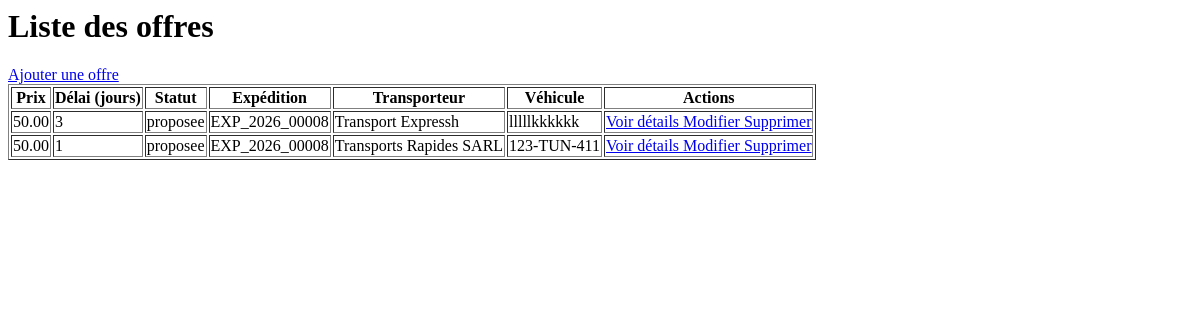
Page /offres/list/ on the earlier database version.
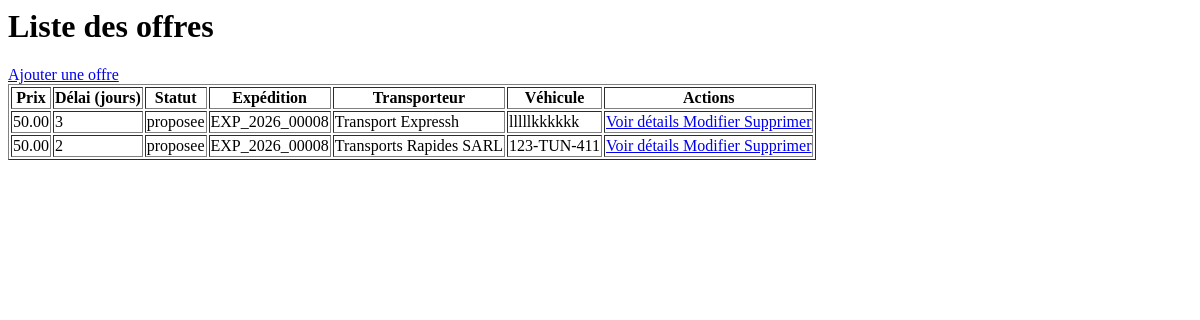
Same page on the later database version.
### offre_App/models.py (models this page shows, shortened)
class Offre(models.Model):
    STATUT_CHOICES = [
        ('proposee', 'Proposée'),
        ('acceptee', 'Acceptée'),
        ('refusee', 'Refusée'),
        ('retiree', 'Retirée'),
    ]
    prix = models.DecimalField(
        max_digits=10,
        decimal_places=2,
        validators=[MinValueValidator(0.01)]
    )
    delai_jours = models.PositiveIntegerField(
        validators=[MinValueValidator(1)]
    )
    statut = models.CharField(
        max_length=20,
        choices=STATUT_CHOICES,
        default='proposee'
    )
    date_proposition = models.DateField(auto_now_add=True)
    expedition = models.ForeignKey(
        Exception,
        on_delete=models.CASCADE
    )
    transporteur = models.ForeignKey(
        Entreprise,
        on_delete=models.CASCADE
    )
    vehicule = models.ForeignKey(
        Vehicule,
        on_delete=models.CASCADE
    )
    created_at = models.DateTimeField(auto_now_add=True)
    updated_at = models.DateTimeField(auto_now=True)

### Exception_App/models.py (models this page shows, shortened)
class Exception(models.Model):
    reference = models.CharField(max_length=20, unique=True, blank=True)
    ville_depart = models.CharField(max_length=100)
    ville_arrivee = models.CharField(max_length=100)
    poids_kg = models.DecimalField(
        max_digits=10,
        decimal_places=2,
        validators=[MinValueValidator(0.01)]
    )
    date_souhaitee = models.DateField()
    description = models.TextField()
    statut = models.CharField(
        max_length=20,
        choices=[
            ('publiee', 'Publiée'),
            ('attribuee', 'Attribuée'),
            ('en_cours', 'En cours'),
            ('livree', 'Livrée'),
            ('annulee', 'Annulée')
        ],
        default='publiee'
    )
    created_at = models.DateTimeField(auto_now_add=True)
    updated_at = models.DateTimeField(auto_now=True)
    entreprise = models.ForeignKey('Entreprise_App.Entreprise', on_delete=models.CASCADE, related_name='exceptions', null=True)
    def __str__(self):
        return self.reference or f'{self.ville_depart} → {self.ville_arrivee}'

### Entreprise_App/models.py (models this page shows, shortened)
class Entreprise(models.Model):
    raison_sociale = models.CharField(max_length=200,null=False,blank=False)
    matricule_fiscale = models.CharField(max_length=17 ,unique=True, validators=[matricule_fiscale_validator])
    Type_entrprise = models.CharField(max_length=100,choices=[('chargeur','Chargeur'),('transporteur','Transporteur')],default='chargeur')
    adresse = models.TextField(
    validators=[
        MinLengthValidator(20, "L'adresse doit contenir au moins 20 caractères"),
        MaxLengthValidator(300, "L'adresse doit contenir au plus 300 caractères")
    ]
)
    created_at = models.DateTimeField(auto_now_add=True)
    updated_at = models.DateTimeField(auto_now=True)
    gerant =models.OneToOneField(utilisateur,on_delete=models.CASCADE,related_name='entreprise')
    def __str__(self):
        return self.raison_sociale

### vehicule_App/models.py (models this page shows)
class Vehicule(models.Model):
    immatriculation = models.CharField(
        max_length=11,
        unique=True
    )
    type_vehicule = models.CharField(
        max_length=20,
        choices=[
            ('camionnette', 'Camionnette'),
            ('fourgon', 'Fourgon'),
            ('camion porteur', 'Camion porteur'),
            ('porteur', 'Porteur')
        ]
    )
    capacite_kg = models.PositiveIntegerField(validators=[MinValueValidator(100,"capacité doit être supérieure à 100 kg")])
    disponible = models.BooleanField(default=True)
    created_at = models.DateTimeField(auto_now_add=True)
    updated_at = models.DateTimeField(auto_now=True)
    proprietaire = models.ForeignKey(
    Entreprise,
    on_delete=models.CASCADE,
    related_name='vehicules'
)
    def __str__(self):
        return self.immatriculation

### offre_App/views.py (the view)
# urls.py: path('list/', listOffres, name='list'),
def listOffres(request):
    liste = Offre.objects.all()
    return render(request, 'offre/list.html', {'liste': liste})

### templates/offre/list.html
<h1>Liste des offres</h1>
<a href="{% url 'offre:offre_create_class' %}">
    Ajouter une offre
</a>
<table border="1">
    <tr>
        <th>Prix</th>
        <th>Délai (jours)</th>
        <th>Statut</th>
        <th>Expédition</th>
        <th>Transporteur</th>
        <th>Véhicule</th>
        <th>Actions</th>
    </tr>
    {% for off in liste %}
    <tr>
        <td>{{ off.prix }}</td>
        <td>{{ off.delai_jours }}</td>
        <td>{{ off.statut }}</td>
        <td>{{ off.expedition }}</td>
        <td>{{ off.transporteur }}</td>
        <td>{{ off.vehicule }}</td>
        <td>
            <a href="{% url 'offre:offre_details_class' off.pk %}">
                Voir détails
            </a>
            <a href="{% url 'offre:offre_update_class' off.pk %}">
                Modifier
            </a>
            <a href="{% url 'offre:offre_delete_class' off.pk %}">
                Supprimer
            </a>
        </td>
    </tr>
    {% empty %}
    <tr>
        <td colspan="7">Aucune offre disponible.</td>
    </tr>
    {% endfor %}
</table>

Differences in the rows shown:
changed Offre "Transports Rapides SARL": delai_jours "1" → "2"
